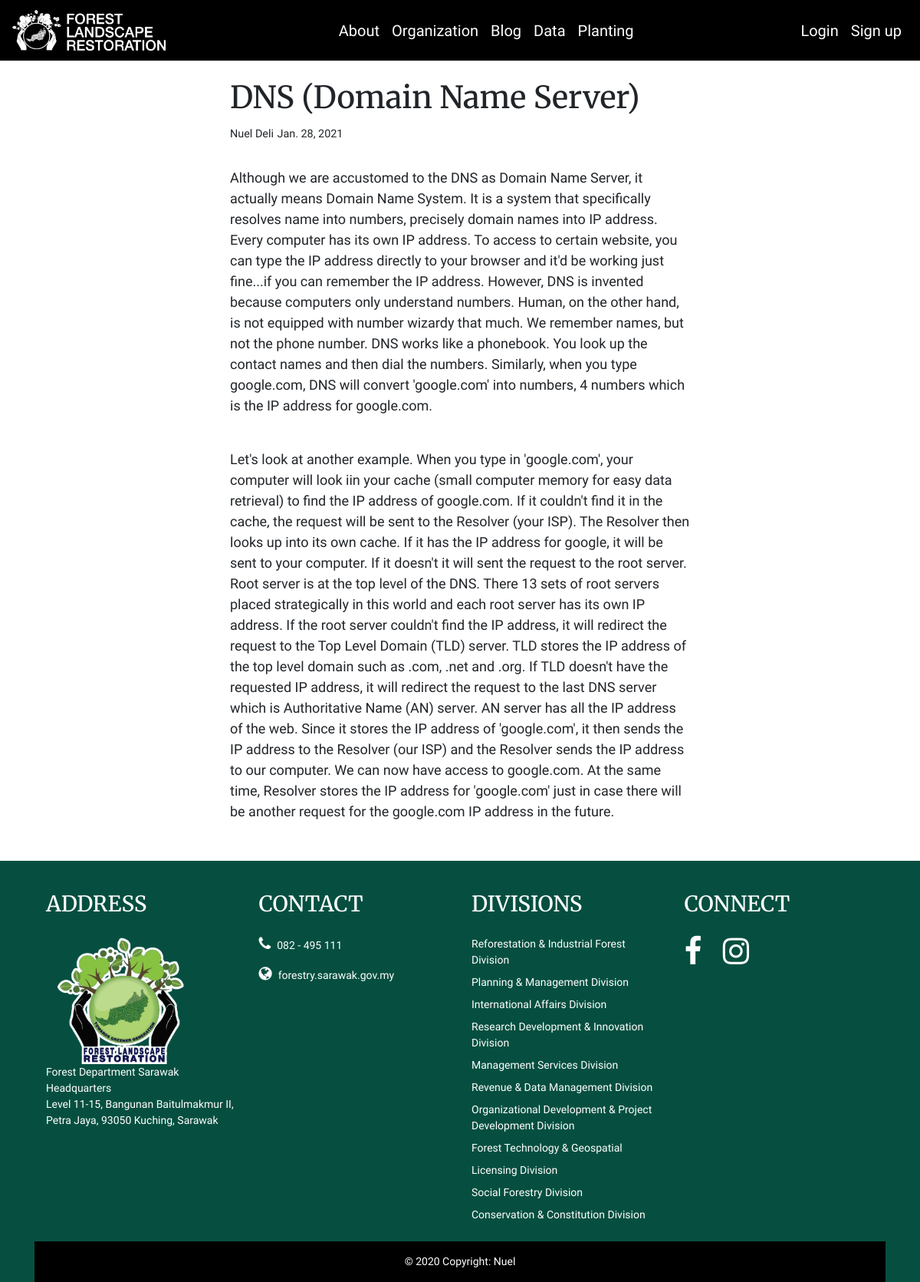
The page /blog/dns-domain-name-server on the database its author committed.
### blog/models.py (models this page shows, shortened)
class Post(models.Model):
	author = models.ForeignKey(User, on_delete=models.CASCADE, null=True)
	title = models.CharField('Post title' ,max_length=250)
	date_written = models.DateTimeField(auto_now_add=True)
	slug = models.SlugField(max_length=250, unique=True, null=True, blank=True)
	thumbnail_img = models.ImageField('Thumbnail', null=True, blank=True, upload_to='thumbnail/')
	post_snippet = models.TextField('Post snippet', max_length=250, null=True)
	content = RichTextUploadingField(blank=True)

### blog/views.py (the view)
# urls.py: path('<slug:slug>', PostDetailView.as_view(), name='post_detail'),
class PostDetailView(DetailView):
	model = Post
	template_name = 'blog/post_detail.html'

### blog/templates/blog/post_detail.html (shortened to what this page needs)
{% extends 'base.html' %}
{% block content %}
	<div class="custom-div text-content mt-4 mb-4">
		<h1>{{ post.title }}</h1>
		<small>{{ post.author.first_name }} {{ post.author.last_name }}</small>
		<small>{{ post.date_written.date }}</small>
		<p>{{ post.content | safe }}</p>
	</div>
{% endblock %}

### flrweb/static/css/main.css (style rules this page uses)
@media screen and (min-width: 600px) { .custom-div { margin: auto; width: 50%; } }
body { font-family: 'Work Sans', Sans-Serif; font-size: 18px; }
h1, h2, h3, h4, h5, h6 { font-family: 'Merriweather', Serif; }

### rows shown on the page
Post: title "DNS (Domain Name Server)", author.first_name "Nuel", author.last_name "Deli", date_written "Jan. 28, 2021", content "Although we are accustomed to the DNS as Domain Name Server, it actually means Domain Name System. It is a system that specifically resolves name into numbers, precisely domain names into IP address. Every computer has its own IP address. To access to certain website, you can type the IP address directly to your browser and it'd be working just fine...if you can remember the IP address. However, DNS is invented because computers only understand numbers. Human, on the other hand, is not equipped with number wizardy that much. We remember names, but not the phone number. DNS works like a phonebook. You look up the contact names and then dial the numbers. Similarly, when you type google.com,…"
